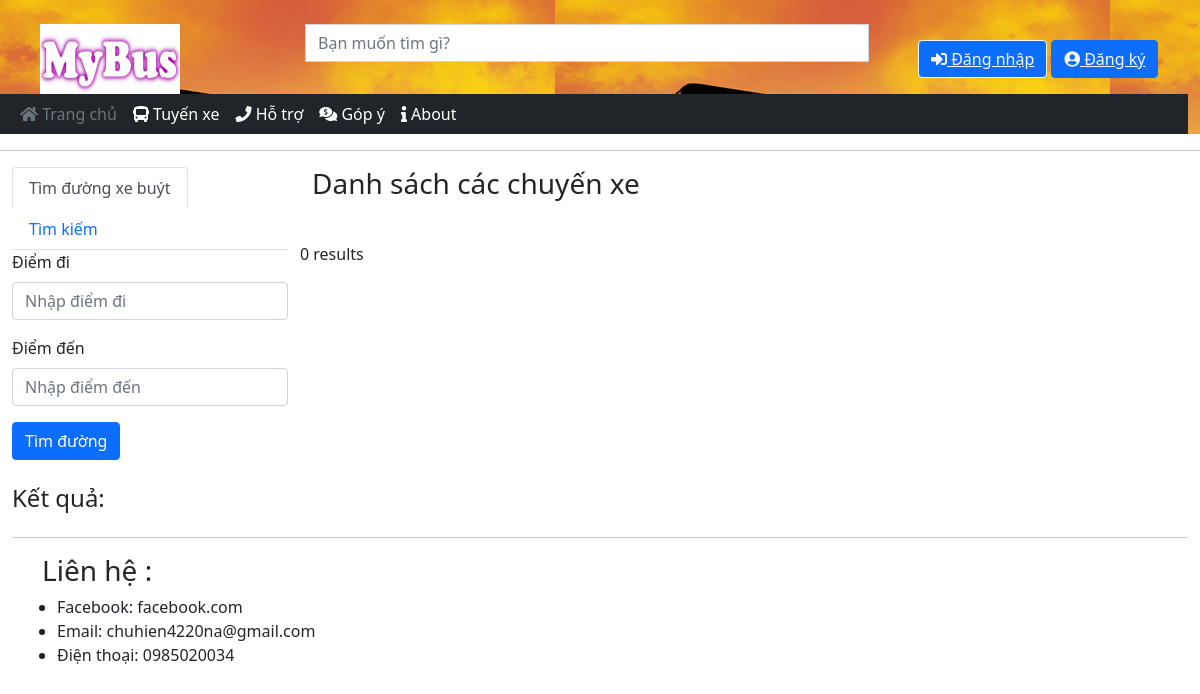
/view/index.php, run on an earlier commit of the app's database.
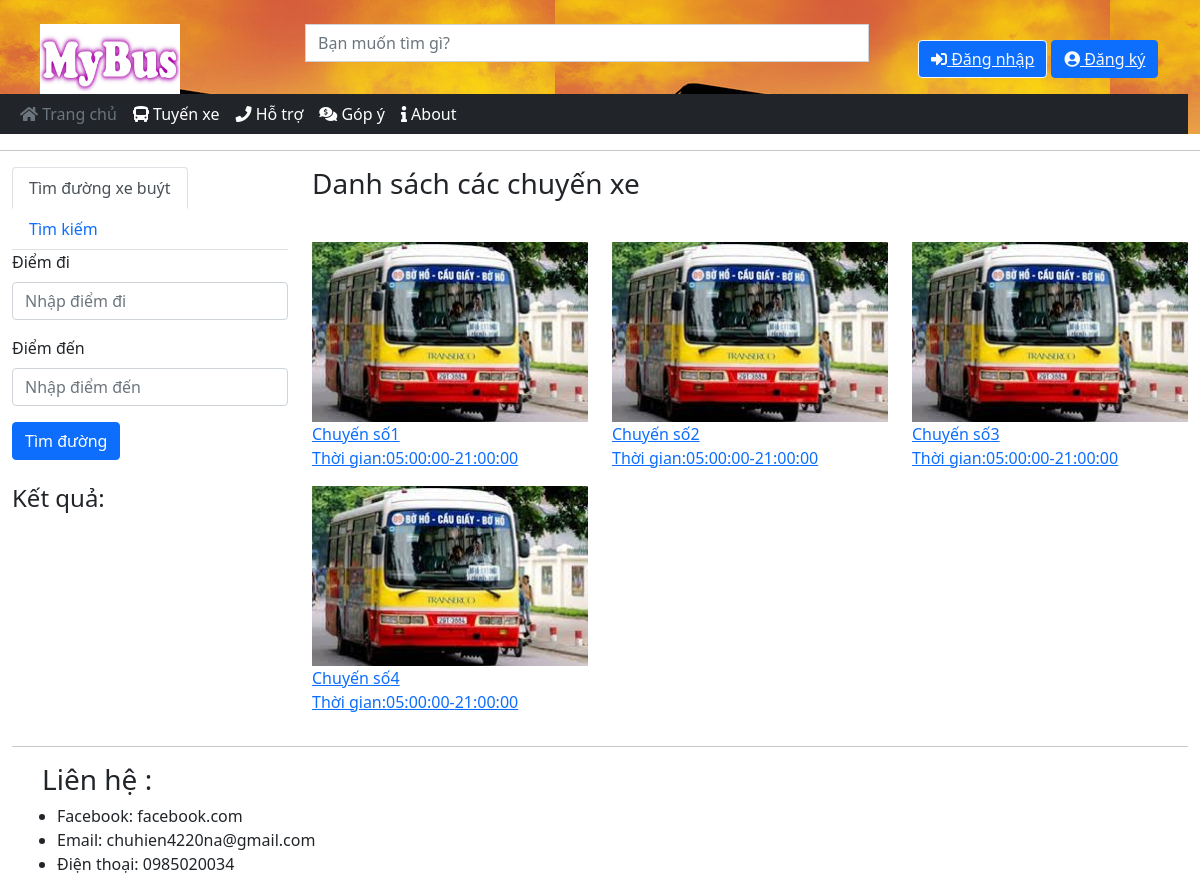
And on a later commit of the database.
### tables this page shows
create table TuyenXe (
MaTuyen varchar(5) NOT NULL primary key,
SoXe int(3) NOT NULL,
TGChay time,
TGDung time,
TGGianCach int(2),
GiaVe float NOT NULL
);

### controller/ListBus.php (the view, shortened to what this page needs)
<?php
$servername = "localhost";
$username = "root";
$password = "";
$dbname = "bus";
$conn = new mysqli($servername, $username, $password, $dbname);
$sql= "SELECT * FROM TuyenXe";
$result = mysqli_query($conn, $sql);
if (mysqli_num_rows($result) > 0) {
  while($row = mysqli_fetch_assoc($result)) {
    echo "<div class='col-md-4'>";
    echo "<div class='thumbnail'>";
    echo "<a href='images/xebuyt1.jpg' target='_blank'>";
    echo "<img src='images/xebuyt1.jpg' alt='Bus' style='width:100%'>";
    echo "<div class='caption'>";
    echo "<p>Chuyến số".$row['SoXe']."<br>Thời gian:".$row['TGChay']."-".$row['TGDung']."</p>";
    echo "</div>";
    echo "</a></div></div>";
  }
} else {
  echo "0 results";
}
?>

### view/index.php (shortened to what this page needs)
<!DOCTYPE html>
<html lang="en">
<head>
    <link href="https://cdn.jsdelivr.net/npm/bootstrap@5.1.3/dist/css/bootstrap.min.css" rel="stylesheet">
    <link rel="stylesheet" href="https://pro.fontawesome.com/releases/v5.10.0/css/all.css"/>
</head>
<body>
  <?php include("header.php"); ?>
    <div class="container-fluid">
        <div class="row">
        <div class="col-sm-3">
            <nav>
                <div class="nav nav-tabs" id="nav-tab" role="tablist">
                <button class="nav-link active" id="nav-home-tab" data-bs-toggle="tab" data-bs-target="#nav-home" type="button" role="tab" aria-controls="nav-home" aria-selected="true">Tìm đường xe buýt</button>
                <button class="nav-link" id="nav-profile-tab" data-bs-toggle="tab" data-bs-target="#nav-profile" type="button" role="tab" aria-controls="nav-profile" aria-selected="false">Tìm kiếm</button>
                </div>
            </nav>
            <div class="tab-content" id="nav-tabContent">
                <div class="tab-pane fade show active" id="nav-home" role="tabpanel" aria-labelledby="nav-home-tab">
                    <div class="mb-3">
                        <label for="formNhapDiemDi" class="form-label">Điểm đi</label>
                        <input type="text" class="form-control" id="formNhapDiemDi" placeholder="Nhập điểm đi">
                      </div>
                      <div class="mb-3">
                        <label for="formNhapDiemDen" class="form-label">Điểm đến</label>
                        <input type="text" class="form-control" id="formNhapDiemDen" placeholder="Nhập điểm đến">
                      </div>
                      <div class="col-12">
                        <button type="submit" class="btn btn-primary">Tìm đường</button>
                      </div>
                      <br>
                      <div>
                          <h4>Kết quả:</h4>
                      </div>
                </div>
            </div>
        </div>
        <div class="col-sm-9">
            <h3>Danh sách các chuyến xe <br></br></h3>
              <div class="row">
              <?php
              require('../controller/ListBus.php');
              ?>
              </div>
        </div>
    </div>
    <hr>
    <?php include("footer.php"); ?>
</body>
</html>

### view/header.php (shortened to what this page needs)
    <div class=" bg-default" style = "background-image: url('images/bg1.jpg');">
      <div class="row">
        <div class="col-md-3">
	  <br>
	    <a href="index.php"><abbr title="Trang chu" style="border: none; cursor: pointer;"><img src="images/logo.png" alt="logo" width="180" height="70" style="padding-left: 40px;" /></abbr></a>
    <br>
        </div>
        <div class="col-md-6">
	  <br>
	  <form class="input-group pd" method="post">
      		<input type="text" name ="searchname" class="form-control" placeholder="Bạn muốn tìm gì?" name="txtSearch">
      				<span class="input-group-btn">
    					  <button type="submit" name="search" class="btn btn-default"><i class="glyphicon glyphicon-search"></i></button>
    				  </span>
  			</form>
    </div>
        <div class="col-md-3" style="padding-top: 40px; padding-right: 40px">
	    <button type="button" class="btn btn-outline-light btn-primary"><a href="login.php" class="link-light" ><i class="fas fa-sign-in-alt"></i> Đăng nhập</a></button>
          <button type="button" class="btn btn-primary"><a href="signup.php" class="link-light"><i class="fas fa-user-circle"></i> Đăng ký</a></button>
	  </div>
      </div>
      <div class="row container-fluid bg-dark">
        <ul class=" nav nav-pills nav-justified">
          <li><a href="#" class="nav-link px-2 text-secondary"><i class="fas fa-home" color="white"></i> Trang chủ</a></li>
          <li><a href="#" class="nav-link px-2 text-white"><i class="fas fa-bus" color="white"></i> Tuyến xe</a></li>
          <li><a href="#" class="nav-link px-2 text-white"><i class="fas fa-phone" color="white"></i> Hỗ trợ</a></li>
          <li><a href="#" class="nav-link px-2 text-white"><i class="fas fa-comments-dollar" color="white"></i> Góp ý</a></li>
          <li><a href="#" class="nav-link px-2 text-white"><i class="fas fa-info" color="white"></i> About</a></li>
        </ul>
      </div>
    </div>
<hr>

### view/footer.php (shortened to what this page needs)
<div class="container-fluid bg-inverse">
<footer class="container">
		<div class="row">
			<div class="col-md-4">
				<h3>Liên hệ :</h3>
				<ul style="padding-left: 15px;">
					<li>Facebook: facebook.com</li>
                    <li>Email: chuhien4220na@gmail.com</li>
                     <li>Điện thoại: 0985020034</li>
				</ul>
			</div>
		</div>
	</footer>
</div>

What changed in the data, as far as the page shows it:
added tuyenxe: SoXe "1", TGChay "05:00:00", TGDung "21:00:00"
added tuyenxe: SoXe "2", TGChay "05:00:00", TGDung "21:00:00"
added tuyenxe: SoXe "3", TGChay "05:00:00", TGDung "21:00:00"
added tuyenxe: SoXe "4", TGChay "05:00:00", TGDung "21:00:00"
Also different on the page:
text no longer shown: "0 results"
